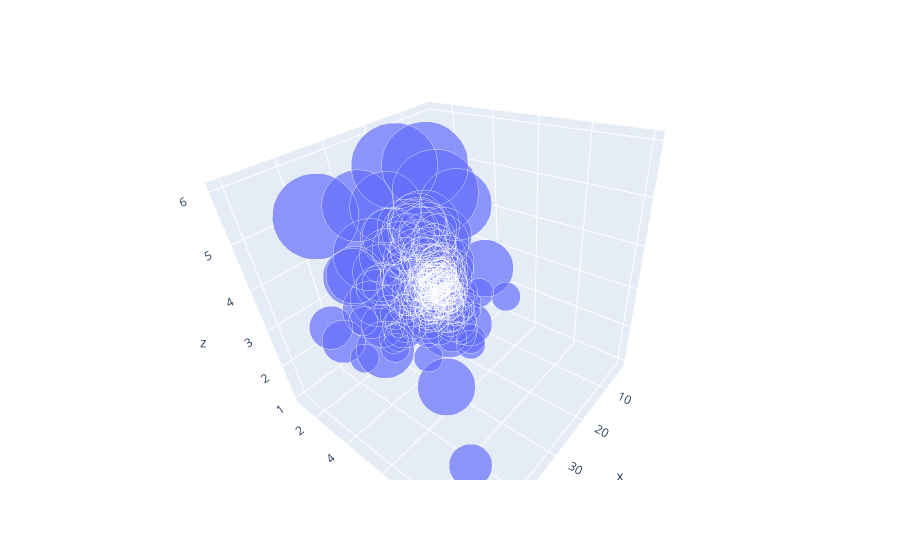

Notebook code for this chart:
### Code cell
#Create a 3D scatter plot using Plotly
        #-

import plotly.graph_objects as go
import plotly.express as px
#fig = go.Figure()
fig = go.Figure()
fig.add_trace(go.Scatter3d(x = tips.total_bill, y = tips.tip, mode = 'markers', marker_size = 10*tips['size'], z = tips['size']))

### Figure 1 — Plotly figure (JSON) as saved in the notebook; plotly's stock layout.template omitted (floating-point values rounded to 4 significant figures; data arrays with more than 128 entries replaced by an {"elided": "..."} marker saying what was removed)
{"data": [{"marker": {"size": {"elided": "244 int values"}}, "mode": "markers", "type": "scatter3d", "x": {"elided": "244 float values"}, "y": {"elided": "244 float values"}, "z": {"elided": "244 int values"}}], "layout": {"autosize": true, "scene": {"aspectmode": "auto", "aspectratio": {"x": 1, "y": 1, "z": 1}, "camera": {"center": {"x": 0, "y": 0, "z": 0}, "eye": {"x": 0.9752, "y": 0.9752, "z": 0.9752}, "projection": {"type": "perspective"}, "up": {"x": -0.06285, "y": 0.06708, "z": 0.9958}}}}}
